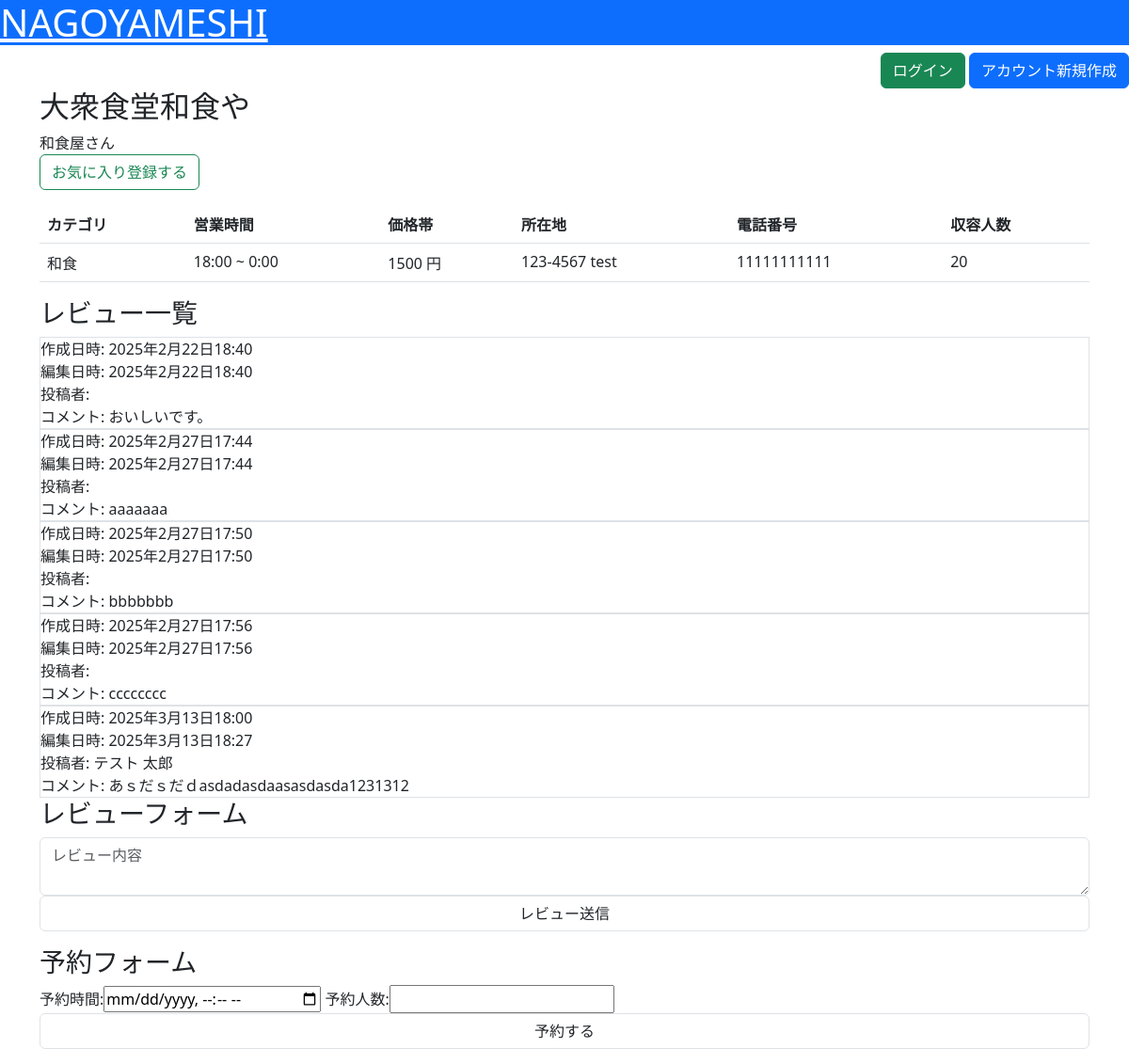
Page /detail/1/ on the committed database.
### nagoyameshi/models.py (models this page shows, shortened)
class Restaurant(models.Model):
    category = models.ForeignKey(Category, verbose_name="カテゴリ", on_delete=models.CASCADE)
    name = models.CharField(verbose_name="名前", max_length=50)
    image = models.ImageField(verbose_name="画像", upload_to="nagoyameshi/restaurant/image/")
    description = models.CharField(verbose_name="店舗説明", max_length=500)
    start_at = models.TimeField(verbose_name="営業開始時間", default=timezone.now)
    end_at = models.TimeField(verbose_name="営業終了時間", default=timezone.now)
    cost = models.PositiveIntegerField(verbose_name="価格帯")
    post_code = models.CharField(verbose_name="郵便番号", max_length=8)
    address = models.CharField(verbose_name="住所", max_length=100)
    tel = models.CharField(verbose_name="電話番号", max_length=11)
    created_at = models.DateTimeField(verbose_name="作成日時", default=timezone.now)
    updated_at = models.DateTimeField(verbose_name="更新日時", auto_now=True)
    capacity = models.PositiveIntegerField(verbose_name="収容人数",default=20)

class Category(models.Model):
    name = models.CharField(verbose_name="名前", max_length=15)
    created_at = models.DateTimeField(verbose_name="作成日時", default=timezone.now)
    updated_at = models.DateTimeField(verbose_name='更新日時', auto_now=True)

class Review(models.Model):
    restaurant = models.ForeignKey(Restaurant, verbose_name="店舗", on_delete=models.CASCADE)
    user = models.ForeignKey(User, verbose_name="投稿者", on_delete=models.CASCADE)
    content = models.CharField(verbose_name="内容", max_length=100)
    created_at = models.DateTimeField(verbose_name="作成日時", default=timezone.now)
    updated_at = models.DateTimeField(verbose_name="更新日時", auto_now=True)
    """
    def star_icon(self):
        dic               = {}
        dic["true_star"]  = self.star * " "
        dic["false_star"] = ( MAX_STAR - self.star) * " "

        return dic
    """

### nagoyameshi/views.py (the view)
# urls.py: path("detail/<int:pk>/", views.RestaurantDetailView.as_view(), name="detail"),
class RestaurantDetailView(DetailView):
    model = Restaurant
    def get_context_data(self, **kwargs):
        context = super().get_context_data(**kwargs)
        context["reviews"] = Review.objects.filter(restaurant=kwargs["object"].id)
        if self.request.user.is_authenticated:
            context["is_favorite"] = Favorite.objects.filter(restaurant=kwargs["object"].id, user=self.request.user.id).exists()
        return context

### nagoyameshi/templates/nagoyameshi/restaurant_detail.html (shortened to what this page needs)
{% extends "base.html" %}
{% block content %}
<h2>{{ restaurant.name }}</h2>
<div>{{ restaurant.description }}</div>
<form action="{% url 'favorite' %}" method="post">
    {% if is_favorite %}
    <input class="btn btn-success" type="submit" value="お気に入り登録済み">
    {% else %}
    <input class="btn btn-outline-success" type="submit" value="お気に入り登録する">
    {% endif %}
</form>
<table class="table">
    <thead>
        <tr>
            <th>カテゴリ</th>
            <th>営業時間</th>
            <th>価格帯</th>
            <th>所在地</th>
            <th>電話番号</th>
            <th>収容人数</th>
        </tr>
    </thead>
    <tbody>
        <tr>
            <td>{{ restaurant.category.name }}</td>
            <td>{{ restaurant.start_at }} ~ {{ restaurant.end_at }}</td>
            <td>{{ restaurant.cost }} 円</td>
            <td>{{ restaurant.post_code }} {{ restaurant.address }}</td>
            <td>{{ restaurant.tel }}</td>
            <td>{{ restaurant.capacity }}</td>
        </tr>
    </tbody>
</table>
<h3>レビュー一覧</h3>
{% for review in reviews %}
<div class="border">
    <div>作成日時: {{ review.created_at }}</div>
    <div>編集日時: {{ review.updated_at }}</div>
    <div>投稿者: {{ review.user.last_name }} {{ review.user.first_name }}</div>
    <div>コメント: {{ review.content }}</div>
</div>
{% empty %}
<div>投稿されたレビューはありません。</div>
{% endfor %}
<h3>レビューフォーム</h3>
<form action="{% url 'new' %}" method="post">
    <textarea class="form-control" name="content" maxlength="100" placeholder="レビュー内容"></textarea>
    <input class="form-control" type="submit" value="レビュー送信">
</form>
<h3>予約フォーム</h3>
<form action="{% url 'reservation' %}" method="post">
    <label>予約時間: </label><input type="datetime-local" name="datetime">
    <label>予約人数: </label><input type="number" min="0" name="headcount">
    <input class="form-control" type="submit" value="予約する">
</form>
{% endblock %}

### rows in the picture
Restaurant: name "大衆食堂和食や", description "和食屋さん", category.name "和食", start_at "18:00", end_at "0:00", cost "1500", post_code "123-4567", address "test", tel "11111111111", capacity "20"
Review: created_at "2025年2月22日18:40", updated_at "2025年2月22日18:40", content "おいしいです。"
Review: created_at "2025年2月27日17:44", updated_at "2025年2月27日17:44", content "aaaaaaa"
Review: created_at "2025年2月27日17:50", updated_at "2025年2月27日17:50", content "bbbbbbb"
Review: created_at "2025年2月27日17:56", updated_at "2025年2月27日17:56", content "cccccccc"
Review: created_at "2025年3月13日18:00", updated_at "2025年3月13日18:27", user.last_name "テスト", user.first_name "太郎", content "あｓだｓだｄasdadasdaasasdasda1231312"
